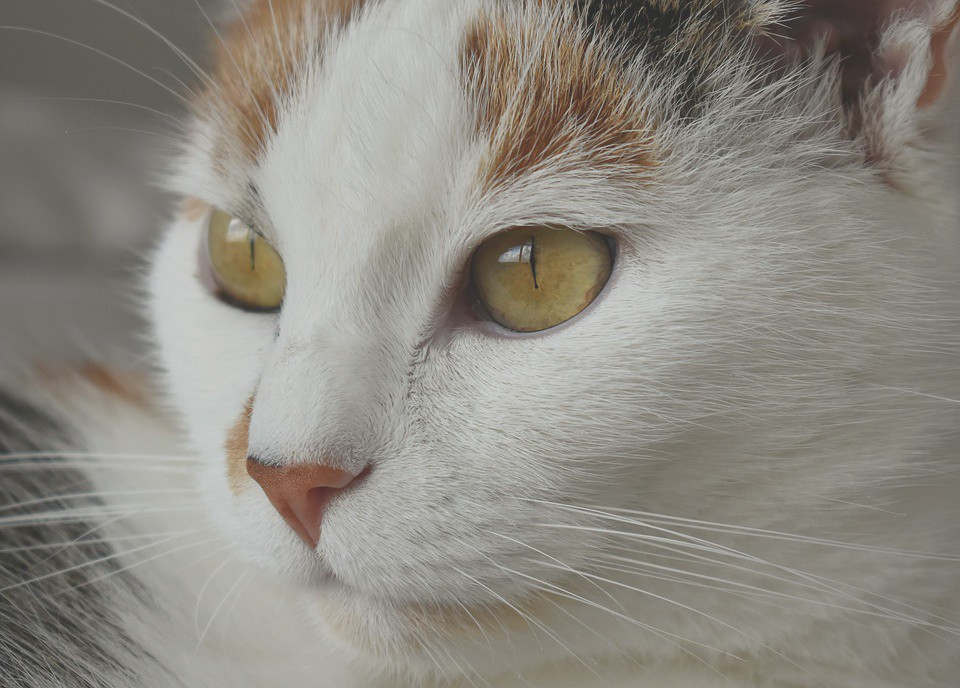
#> input picture python/1_cho_in_color.jpg, 960 x 688 px, given in place of the camera
$ python 3_blur_kernel_dilatacion.py
#> lines starting #> are read from the running program, lines starting #| are printed output that depends on the picture
# -*- coding: utf-8 -*-
"""
Created on Thu Feb  8 07:03:58 2018

@author: Romualdo Villalobos
"""

import numpy as np
import cv2


captura = cv2.VideoCapture(0)

isFirstFrame = True

gausian3x3_kernel = np.array([[0.06, 0.16, 0.06],
                              [0.13, 0.25, 0.13],
                              [0.06, 0.13, 0.06]], np.float32)

border3x3_kernel = np.array([[-1, -1, -1],
                             [-1, 8, -1],
                             [-1, -1, -1]], np.float32)

dilatacion_kernel = np.ones((5, 5), np.uint8)
dilatacion_kernel[0:2, 0:2] = 0
dilatacion_kernel[0:2, 3:5] = 0
dilatacion_kernel[3:5, 0:2] = 0
dilatacion_kernel[3:5, 3:5] = 0

# Creates the window where slider will be placed
cv2.namedWindow("Salida")


while(True):
    isDisponible, fotograma = captura.read()
#> fotograma is the input picture: shape (688, 960, 3); mean B, G, R 130.2, 138, 141.8

    if (isDisponible == True):
        fotograma_gris = cv2.cvtColor(fotograma, cv2.COLOR_BGR2GRAY)
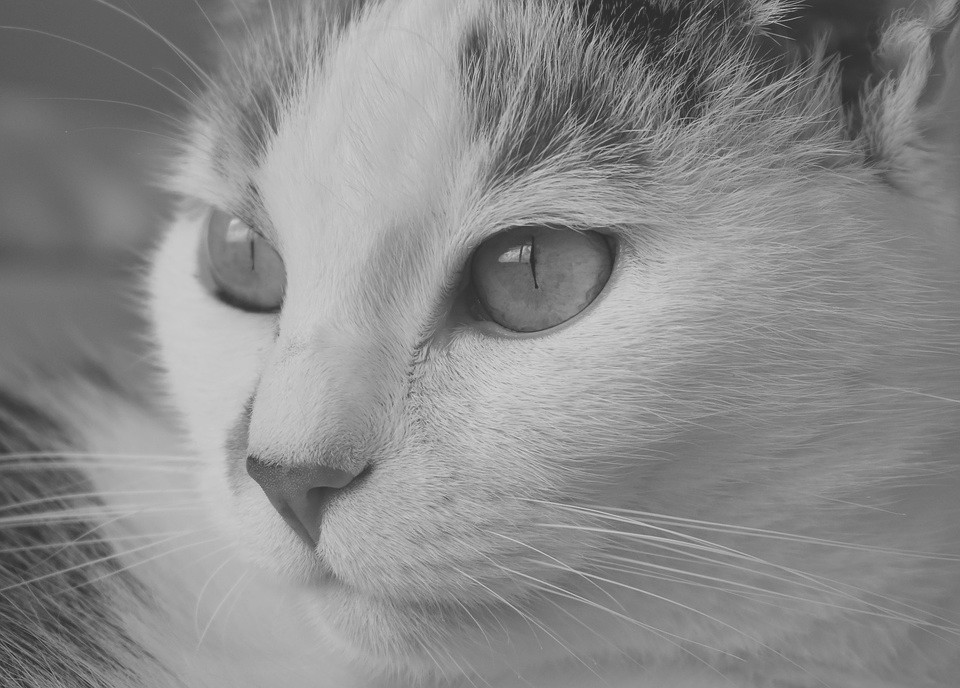
#> fotograma_gris: shape (688, 960); min 31, max 217, mean 138.2
        cv2.imshow('Camera', fotograma_gris)

        #shader = cv2.inRange(fotograma, (bmin, gmin, rmin), (bmax, gmax, rmax))
        shader = cv2.filter2D(fotograma_gris, -1, gausian3x3_kernel)
        lineas = cv2.filter2D(shader, -1, border3x3_kernel)
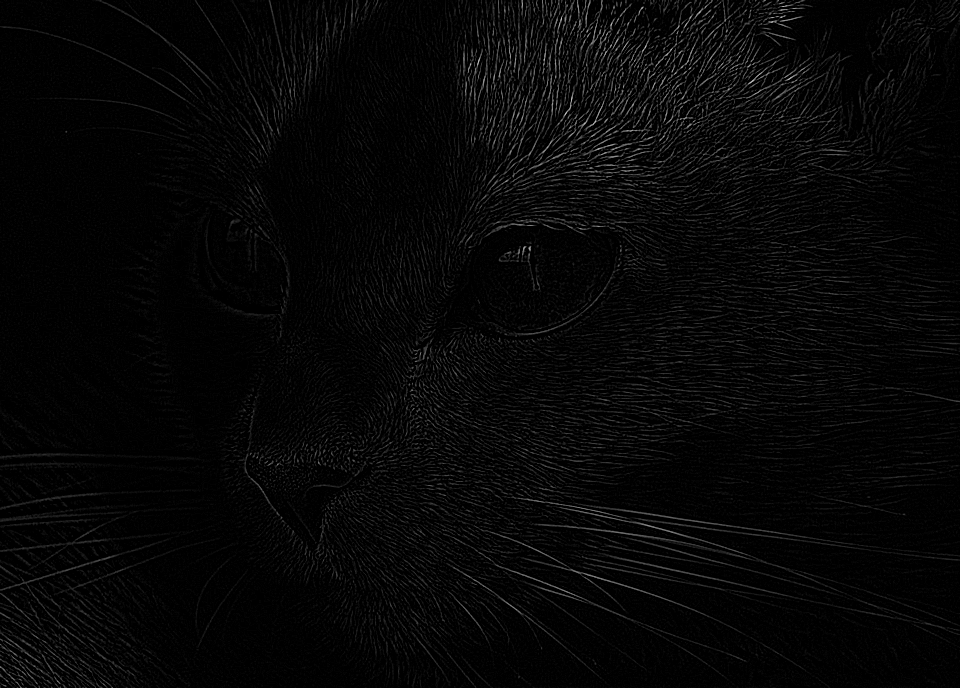
#> lineas: shape (688, 960); min 0, max 197, mean 6.5
        dilatado = cv2.dilate(lineas, dilatacion_kernel, iterations=4)
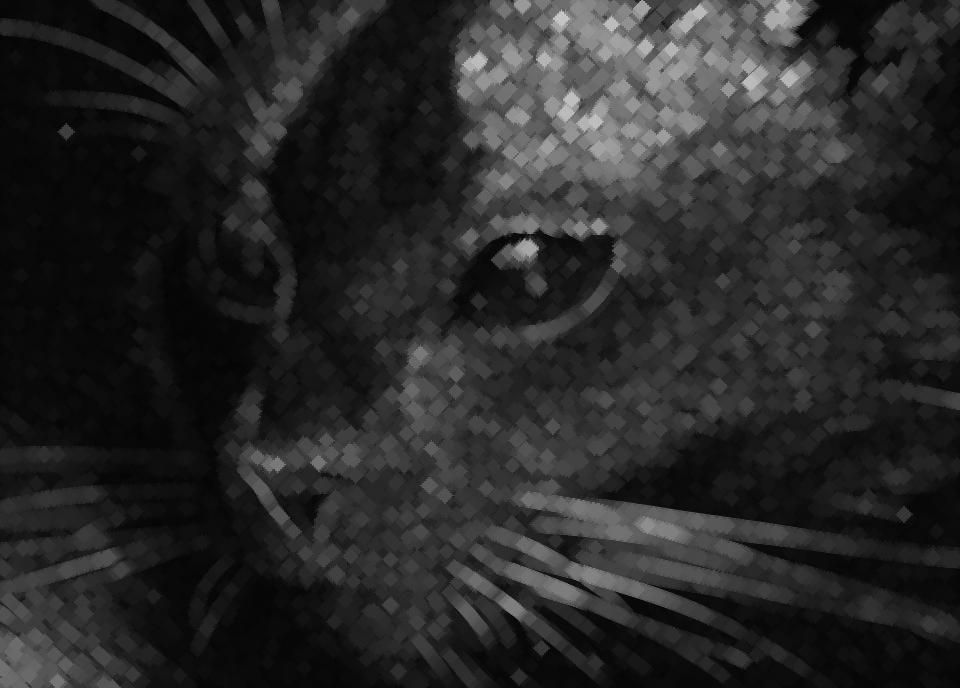
#> dilatado: shape (688, 960); min 4, max 197, mean 40.3


        #res = shader.astype(np.uint8)
        #cv2.imshow('linea', shader)
        cv2.imshow('dilatacion', dilatado)
        cv2.imshow('Salida', fotograma_gris - lineas)
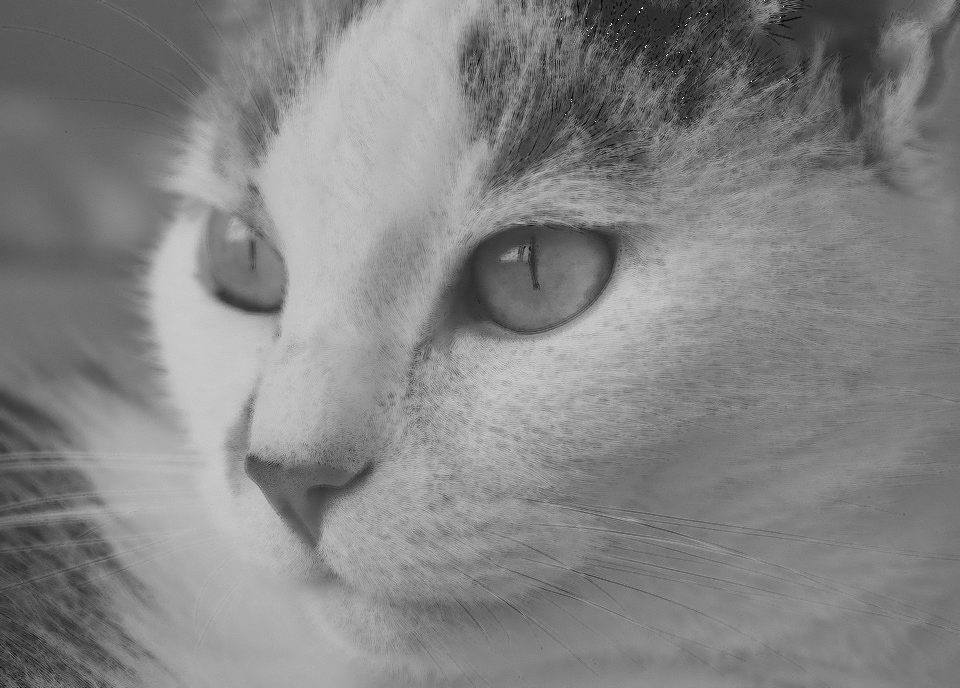
#> window 'Salida': shape (688, 960); min 0, max 255, mean 131.8

    else:
        print('Camera not available')

    # Waits for 25ms
    wait = 0xFF & cv2.waitKey(10)
#> (key q is pressed here)
    if (wait == ord('q') or wait == ord('Q')):
        print('Here we go')
        break

captura.release()
cv2.destroyAllWindows()

$ run again, on python/2_low_contrast.jpg
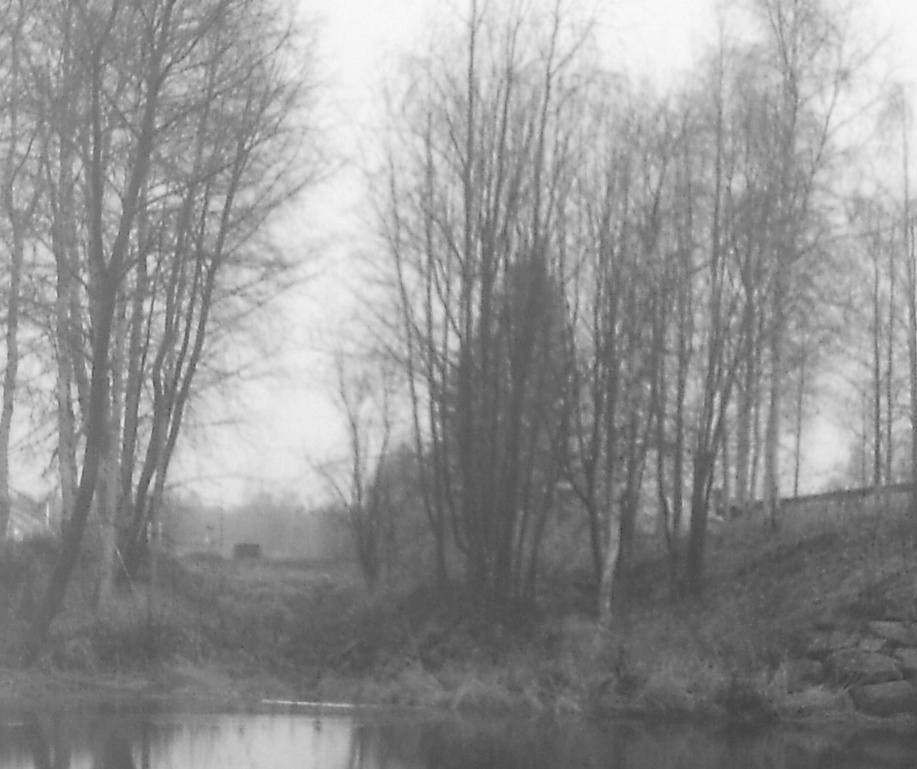
#> input picture python/2_low_contrast.jpg, 917 x 769 px, shrunk from 1559 x 1307 before the run, given in place of the camera
#> fotograma is the input picture: shape (769, 917, 3); min 56, max 250, mean 146.3
#> `dilatado = cv2.dilate(lineas, dilatacion_kernel, iterations=4)`:
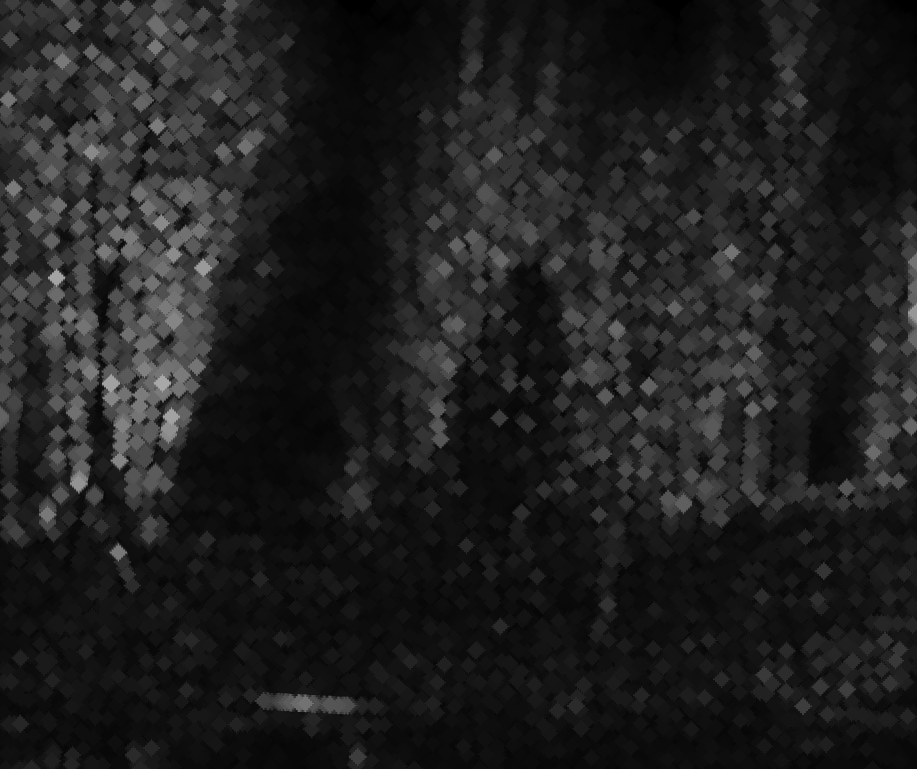
#> dilatado: shape (769, 917); min 0, max 168, mean 31.1
#> `cv2.imshow('Salida', fotograma_gris - lineas)`:
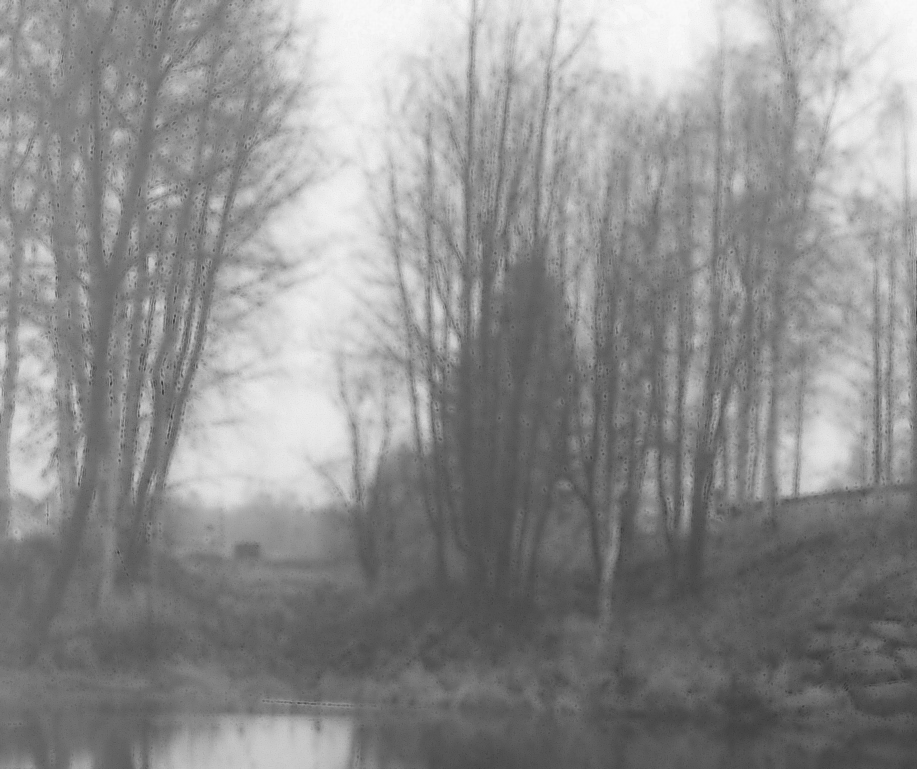
#> window 'Salida': shape (769, 917); min 48, max 250, mean 142.3
